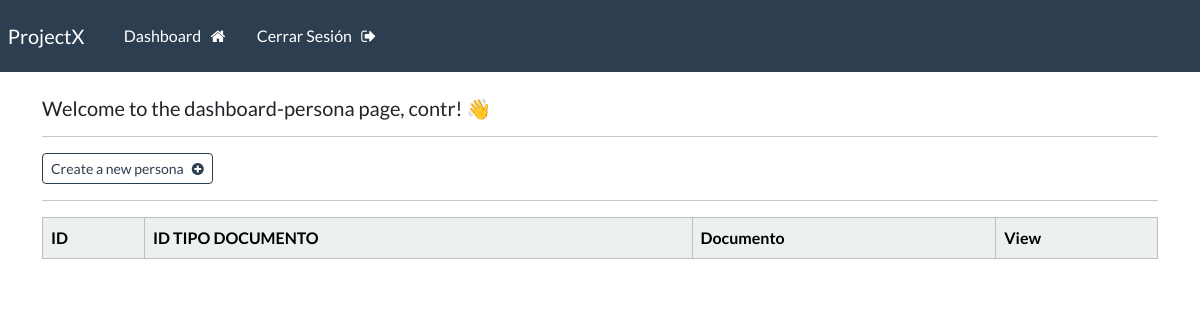
Page /dashboard-persona (signed in) on the earlier database version.
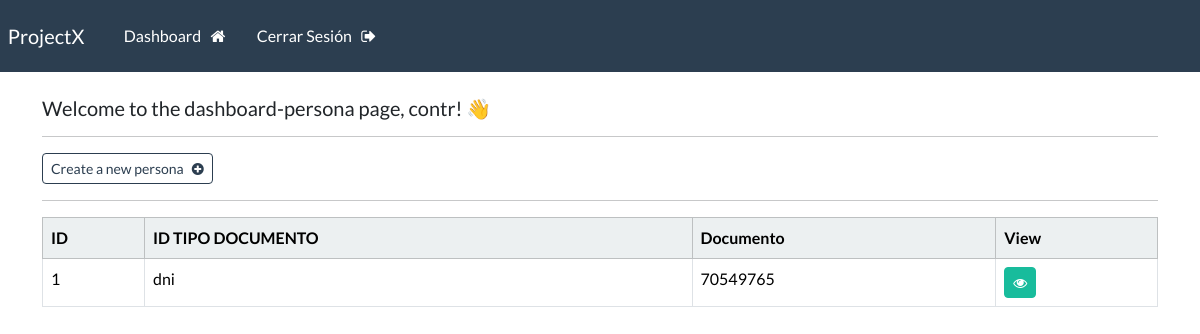
Same page on the later database version.
### webapp/models.py (models this page shows, shortened)
class Persona(models.Model):
    id_tipodocumento = models.ForeignKey(TipoDocumento, on_delete=models.CASCADE)
    documento = models.CharField(max_length=15)

class TipoDocumento(models.Model):
    denominacion = models.CharField(max_length=100)
    codigo_sunat = models.CharField(max_length=2)
    def __str__(self):
         return self.denominacion

### webapp/views.py (the view)
# urls.py: path('dashboard-persona', views.dashboard_persona, name="dashboard-persona"),
@login_required(login_url='my-login')
def dashboard_persona(request):
    personas = Persona.objects.all()
    context = {'personas': personas}
    return render(request, 'webapp/dashboard-persona.html', context=context)

### webapp/templates/webapp/dashboard-persona.html
{% extends 'webapp/base.html' %}
{% block content %}
    <h5> Welcome to the dashboard-persona page, {{user}}! 👋</h5>
    <hr>
    <a class="btn btn-outline-primary btn-sm" href="{% url 'create-persona' %}">
        Create a new persona &nbsp; <i class="fa fa-plus-circle" aria-hidden="true"></i>
    </a>
    <hr>
    <table class="table table table-hover table-bordered">
        <thead class="table-light">
            <tr>
                <th scope="col"> ID </th>
                <th scope="col"> ID TIPO DOCUMENTO </th>
                <th scope="col"> Documento </th>
                <th scope="col"> View </th>
            </tr>
        </thead>
        <tbody>
        {% if personas %}
            {% for persona in personas %}
            <tr>
                <td> {{persona.id}} </td>
                <td> {{persona.id_tipodocumento}}</td>
                <td> {{persona.documento}}</td>
                <td> <a class="btn btn-success btn-sm" href="{% url 'persona' persona.id %}"> <i class="fa fa-eye" aria-hidden="true"></i> </a></td>
            </tr>
            {% endfor %}
        {% endif %}
        </tbody>
    </table>
{% endblock %}

Differences in the rows shown:
added Persona: id "1", id_tipodocumento "dni", documento "70549765"
